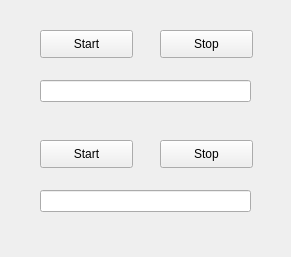
<?xml version="1.0" encoding="UTF-8"?>
<ui version="4.0">
 <class>MainWindow</class>
 <widget class="QMainWindow" name="MainWindow">
  <property name="geometry">
   <rect>
    <x>0</x>
    <y>0</y>
    <width>291</width>
    <height>257</height>
   </rect>
  </property>
  <property name="windowTitle">
   <string>MainWindow</string>
  </property>
  <widget class="QWidget" name="centralWidget">
   <widget class="QLineEdit" name="lineEdit">
    <property name="geometry">
     <rect>
      <x>40</x>
      <y>80</y>
      <width>211</width>
      <height>22</height>
     </rect>
    </property>
   </widget>
   <widget class="QLineEdit" name="lineEdit_2">
    <property name="geometry">
     <rect>
      <x>40</x>
      <y>190</y>
      <width>211</width>
      <height>22</height>
     </rect>
    </property>
   </widget>
   <widget class="QPushButton" name="pushButton_4">
    <property name="geometry">
     <rect>
      <x>160</x>
      <y>140</y>
      <width>93</width>
      <height>28</height>
     </rect>
    </property>
    <property name="text">
     <string>Stop</string>
    </property>
   </widget>
   <widget class="QPushButton" name="pushButton_3">
    <property name="geometry">
     <rect>
      <x>40</x>
      <y>140</y>
      <width>93</width>
      <height>28</height>
     </rect>
    </property>
    <property name="text">
     <string>Start</string>
    </property>
   </widget>
   <widget class="QPushButton" name="pushButton_2">
    <property name="geometry">
     <rect>
      <x>160</x>
      <y>30</y>
      <width>93</width>
      <height>28</height>
     </rect>
    </property>
    <property name="text">
     <string>Stop</string>
    </property>
   </widget>
   <widget class="QPushButton" name="pushButton">
    <property name="geometry">
     <rect>
      <x>40</x>
      <y>30</y>
      <width>93</width>
      <height>28</height>
     </rect>
    </property>
    <property name="text">
     <string>Start</string>
    </property>
   </widget>
  </widget>
 </widget>
 <layoutdefault spacing="6" margin="11"/>
 <resources/>
 <connections/>
</ui>
